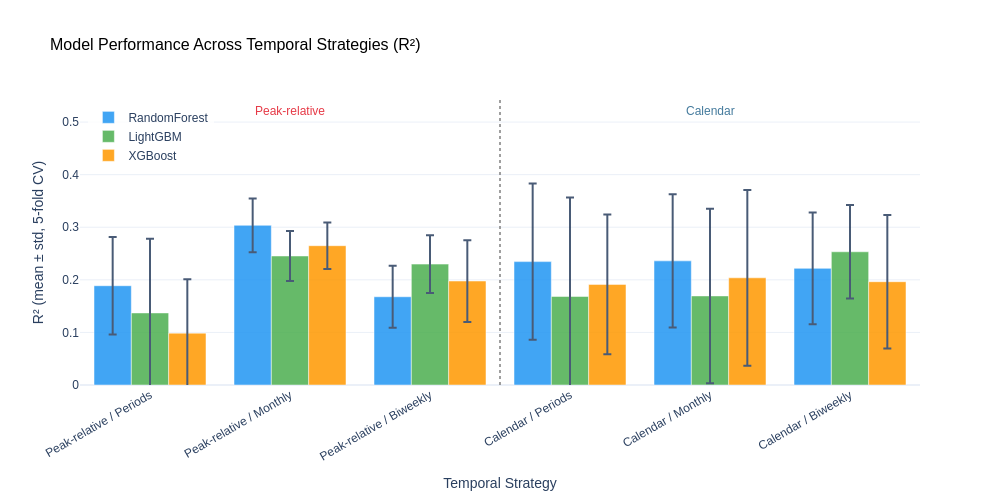

Notebook source saved alongside this figure:
### Code cell
# Figure 5: Grouped bar chart — all 3 models per strategy (best temporal combo)

fig5_bar = go.Figure()

# Create strategy labels
table1["Strategy"] = table1["Normalization"] + " / " + table1["Aggregation"]
strategy_order = [
    "Peak-relative / Periods", "Peak-relative / Monthly", "Peak-relative / Biweekly",
    "Calendar / Periods", "Calendar / Monthly", "Calendar / Biweekly",
]

for model in MODELS_TO_SHOW:
    model_data = table1[table1["Model"] == model].copy()
    model_data = model_data.set_index("Strategy").reindex(strategy_order).reset_index()

    fig5_bar.add_trace(
        go.Bar(
            name=model,
            x=model_data["Strategy"],
            y=model_data["R2_mean"],
            error_y=dict(type="data", array=model_data["R2_std"], visible=True),
            marker_color=MODEL_COLORS[model],
            opacity=0.85,
        )
    )

# Dynamic y-axis range
max_r2 = table1["R2_mean"].max() + table1["R2_std"].max() + 0.05

fig5_bar.update_layout(
    title=dict(text="Model Performance Across Temporal Strategies (R²)", font=TITLE_FONT),
    xaxis=dict(title="Temporal Strategy", title_font=AXIS_FONT, tickangle=-30),
    yaxis=dict(title="R² (mean ± std, 5-fold CV)", title_font=AXIS_FONT, range=[0, max_r2]),
    barmode="group",
    font=dict(family=FONT_FAMILY, size=12),
    legend=dict(x=0.01, y=0.99, bgcolor="rgba(255,255,255,0.8)"),
    width=1000, height=500,
)

# Add separator between peak-relative and calendar
fig5_bar.add_vline(x=2.5, line_dash="dot", line_color="gray", line_width=1.5)
fig5_bar.add_annotation(
    x=1, y=max_r2 - 0.02, text="Peak-relative", showarrow=False,
    font=dict(size=12, color="#E63946"),
)
fig5_bar.add_annotation(
    x=4, y=max_r2 - 0.02, text="Calendar", showarrow=False,
    font=dict(size=12, color="#457B9D"),
)

fig5_bar.show()
fig5_bar.write_html(FIGURES_OUT / "fig5_bar_performance.html")
fig5_bar.write_image(FIGURES_OUT / "fig5_bar_performance.png", scale=3)

### Figure 1 — Plotly figure (JSON) as saved in the notebook; plotly's stock layout.template omitted (floating-point values rounded to 4 significant figures)
{"data": [{"error_y": {"array": [0.09268, 0.05107, 0.05918, 0.1485, 0.1267, 0.1061], "type": "data", "visible": true}, "marker": {"color": "#2196F3"}, "name": "RandomForest", "opacity": 0.85, "type": "bar", "x": ["Peak-relative / Periods", "Peak-relative / Monthly", "Peak-relative / Biweekly", "Calendar / Periods", "Calendar / Monthly", "Calendar / Biweekly"], "y": [0.1888, 0.3037, 0.1678, 0.2346, 0.2361, 0.2218]}, {"error_y": {"array": [0.1409, 0.04736, 0.05473, 0.1883, 0.1659, 0.08876], "type": "data", "visible": true}, "marker": {"color": "#4CAF50"}, "name": "LightGBM", "opacity": 0.85, "type": "bar", "x": ["Peak-relative / Periods", "Peak-relative / Monthly", "Peak-relative / Biweekly", "Calendar / Periods", "Calendar / Monthly", "Calendar / Biweekly"], "y": [0.1371, 0.2453, 0.2299, 0.1684, 0.1694, 0.2534]}, {"error_y": {"array": [0.1024, 0.04427, 0.07769, 0.1327, 0.1671, 0.1269], "type": "data", "visible": true}, "marker": {"color": "#FF9800"}, "name": "XGBoost", "opacity": 0.85, "type": "bar", "x": ["Peak-relative / Periods", "Peak-relative / Monthly", "Peak-relative / Biweekly", "Calendar / Periods", "Calendar / Monthly", "Calendar / Biweekly"], "y": [0.0986, 0.2649, 0.1977, 0.1913, 0.2039, 0.1964]}], "layout": {"annotations": [{"font": {"color": "#E63946", "size": 12}, "showarrow": false, "text": "Peak-relative", "x": 1, "y": 0.522}, {"font": {"color": "#457B9D", "size": 12}, "showarrow": false, "text": "Calendar", "x": 4, "y": 0.522}], "barmode": "group", "font": {"family": "Arial", "size": 12}, "height": 500, "legend": {"bgcolor": "rgba(255,255,255,0.8)", "x": 0.01, "y": 0.99}, "shapes": [{"line": {"color": "gray", "dash": "dot", "width": 1.5}, "type": "line", "x0": 2.5, "x1": 2.5, "xref": "x", "y0": 0, "y1": 1, "yref": "y domain"}], "title": {"font": {"color": "black", "family": "Arial", "size": 16}, "text": "Model Performance Across Temporal Strategies (R²)"}, "width": 1000, "xaxis": {"tickangle": -30, "title": {"font": {"family": "Arial", "size": 14}, "text": "Temporal Strategy"}}, "yaxis": {"range": [0, 0.542], "title": {"font": {"family": "Arial", "size": 14}, "text": "R² (mean ± std, 5-fold CV)"}}}}
